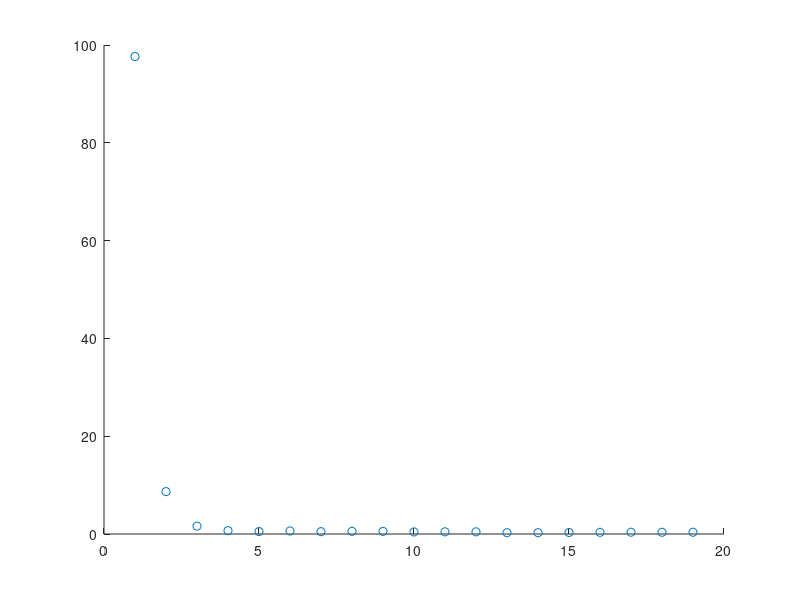

Write the MATLAB code that produced this figure.
function stresses

% Number of fibers
n = 19;

% Define constants for matrix stress
mu = 40e-3; % shear modulus
nu = 0.48; % Poissoin's ratio
kappa = (2*mu*(1+nu))/(3*(1-2*nu)); % compression modulus

% Define constant for collagen fiber stress
k1 = 0.28e-3; % stiffness parameter 1
k2 = 4.75; % stiffness parameter 2

% Define the stretch ratios, and the time of each fiber
lambdap = [1.2;1.3;1.2;1.05;1.06;1.4;1.08;1.2;1.2;1.02;1.05;1.07;1.2;1.2;1.3;1.4;1.5;1.6;1.7;1.03;10.4;1.05;1.05;1.06;.107;1.02];
lambdaptime = randi([1 n],1,n);
lambdae = 1.1;

% Locations of fibers that are still acceptable, that have not overstayed
% their welcome.
for i = 1:n
    % Volume fraction of the matrix
    phim = 0.8;
    locations = find(lambdaptime > i);
    if ~isempty(locations)
        % Volume fraction of collagen fibers, total should equal 1.
        phicf(i) = (1 - phim) / length(locations);
    else phim = 1;
        phicf(i) = 0;
    end
end

%Define some more math symbols
lambda = lambdae*lambdap;
Fe = lambda;
transFe = transpose(Fe);
B = Fe*transFe;
I = 1;
lambda = sqrt(transFe*Fe); % getal vs kolom

% Calculate the J
for m = 1:n
    J(m) = det(Fe(m));
    % stress in the matrix
    sigm(m) = phim*(mu/J(m)*(B(m)-I) + kappa*(log(J(m))/J(m))*I);
    J(m);
end

% Create the fibers, and give all of them a number
sigcf = zeros(n,3);
for k = 1:n
    lambdap(k);
    lambdafin = lambdae*lambdap;
    sigcf(k,1) = phicf(k)*(k1*(lambdafin(k))^2)/J(k)*(exp(k2*(lambdafin(k))^2-1)-1);
    sigcf(k,2) = k;
    sigcf(k,3) = lambdafin(k);
end

% Calculate the total stress for each combination of fibers
sumsig = zeros(n);
for i = 1:n
   locations2 = find(lambdaptime > i);
   for j = 1:length(locations2)
       sigcf(j,1);
       sumsig(i) = sumsig(i) + sigcf(j,1);
   end
   disp('Fibers discontinued after number'), i, find(lambdaptime<=i)
end

% Total stress for matrix + collagen fibers
sigtmatrix = [];
for t = 1:n
    sigt = sigm(t) + sumsig(t);
    sigtmatrix(end+1) = sigt;
   
end
sigtmatrix
scatter(1:n, sigtmatrix);
